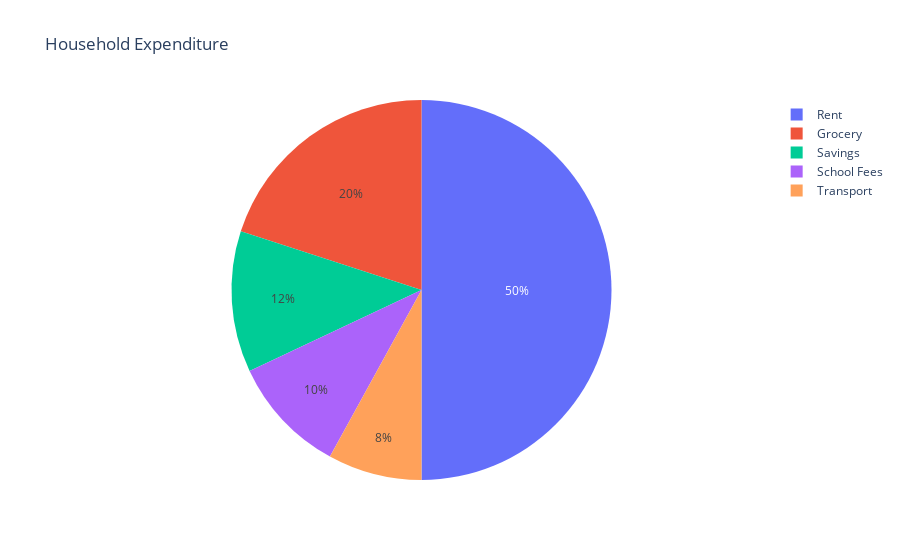

The code cell stored with this chart in its notebook:
### Code cell
import plotly.express as px
import plotly.graph_objects as go
## Monthly expenditure of a family
# Random Data
exp_percent= [20, 50, 10,8,12]
house_holdcategories = ['Grocery', 'Rent', 'School Fees','Transport','Savings']
fig = px.pie(values=exp_percent, names=house_holdcategories, title='Household Expenditure')
fig.show()

### Figure 1 — Plotly figure (JSON) as saved in the notebook; plotly's stock layout.template omitted (floating-point values rounded to 4 significant figures)
{"data": [{"domain": {"x": [0, 1], "y": [0, 1]}, "hovertemplate": "label=%{label}<br>value=%{value}<extra></extra>", "labels": ["Grocery", "Rent", "School Fees", "Transport", "Savings"], "legendgroup": "", "name": "", "showlegend": true, "type": "pie", "values": [20, 50, 10, 8, 12]}], "layout": {"legend": {"tracegroupgap": 0}, "title": {"text": "Household Expenditure"}}}
